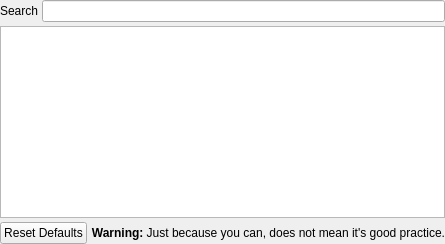
            <widget class="QWidget" name="waveforms">
             <attribute name="title">
              <string>Waveforms</string>
             </attribute>
             <layout class="QVBoxLayout" name="verticalLayout_8">
              <property name="spacing">
               <number>4</number>
              </property>
              <property name="leftMargin">
               <number>0</number>
              </property>
              <property name="topMargin">
               <number>0</number>
              </property>
              <property name="rightMargin">
               <number>0</number>
              </property>
              <property name="bottomMargin">
               <number>0</number>
              </property>
              <item>
               <layout class="QHBoxLayout" name="horizontalLayout_21">
                <item>
                 <widget class="QLabel" name="label_55">
                  <property name="text">
                   <string>Search</string>
                  </property>
                 </widget>
                </item>
                <item>
                 <widget class="QLineEdit" name="waveSearch"/>
                </item>
               </layout>
              </item>
              <item>
               <widget class="QTreeView" name="waveView">
                <property name="sizePolicy">
                 <sizepolicy hsizetype="Expanding" vsizetype="Expanding">
                  <horstretch>0</horstretch>
                  <verstretch>0</verstretch>
                 </sizepolicy>
                </property>
               </widget>
              </item>
              <item>
               <layout class="QHBoxLayout" name="horizontalLayout_22">
                <item>
                 <widget class="QPushButton" name="resetWaveformChannels">
                  <property name="sizePolicy">
                   <sizepolicy hsizetype="Minimum" vsizetype="Minimum">
                    <horstretch>0</horstretch>
                    <verstretch>0</verstretch>
                   </sizepolicy>
                  </property>
                  <property name="text">
                   <string>Reset Defaults</string>
                  </property>
                 </widget>
                </item>
                <item>
                 <widget class="QLabel" name="waveformsWarningLabel">
                  <property name="sizePolicy">
                   <sizepolicy hsizetype="Expanding" vsizetype="Preferred">
                    <horstretch>0</horstretch>
                    <verstretch>0</verstretch>
                   </sizepolicy>
                  </property>
                  <property name="text">
                   <string>&lt;html&gt;&lt;head/&gt;&lt;body&gt;&lt;p&gt;&lt;span style=&quot; font-weight:600;&quot;&gt;Warning: &lt;/span&gt;Just because you can, does not mean it's good practice.&lt;/p&gt;&lt;/body&gt;&lt;/html&gt;</string>
                  </property>
                  <property name="alignment">
                   <set>Qt::AlignRight|Qt::AlignTrailing|Qt::AlignVCenter</set>
                  </property>
                 </widget>
                </item>
               </layout>
              </item>
             </layout>
            </widget>
